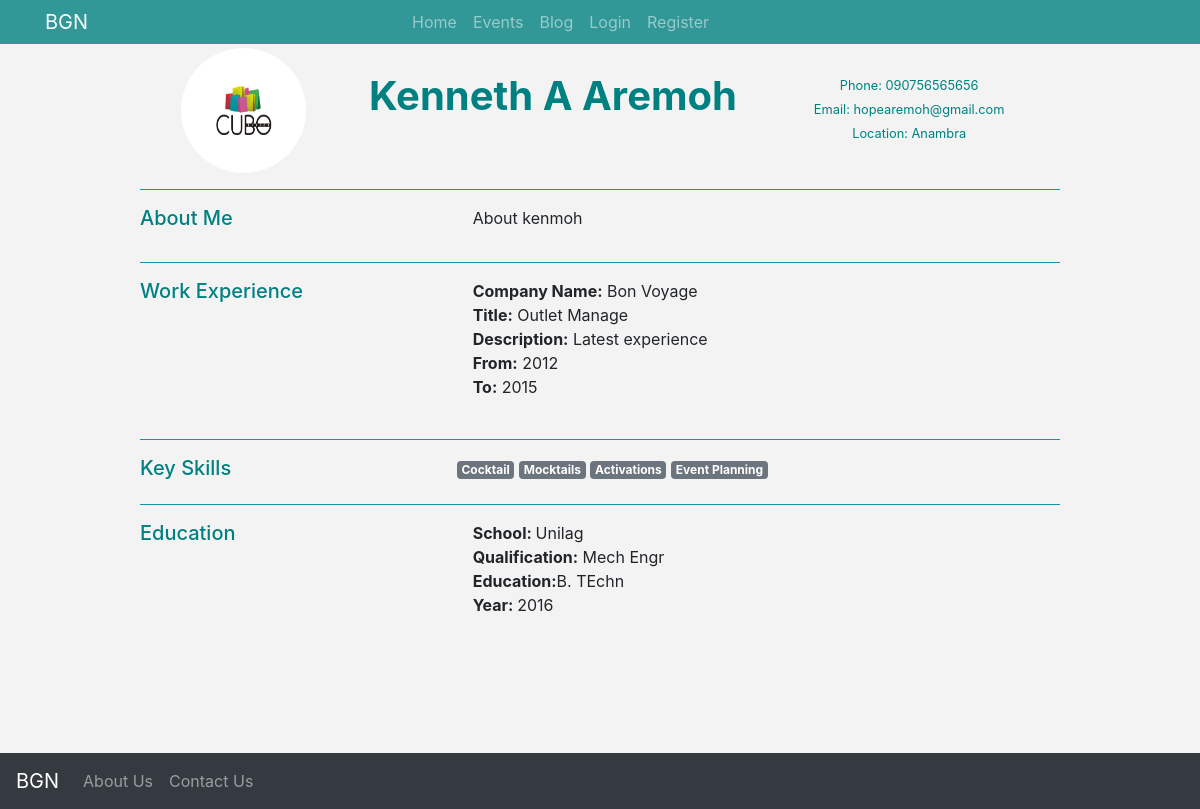
Screenshot of /accounts/profile/1 with the database file from the repository.
### accounts/models.py (models this page shows, shortened)
class User(AbstractUser):
    phone = models.CharField(max_length=35, unique=True)
    skills = models.CharField(max_length=1050)
    about_me = models.TextField()
    location = models.CharField(max_length=35, choices=STATE_CHOICES)
    profile_image = models.ImageField(upload_to='photos/%Y/%m/%d/', blank=True)
    is_approved = models.BooleanField(default=False)
    confirm_application = models.BooleanField(default=False)
    def skills_as_list(self):
        return self.skills.split(',')
    class Meta:
        verbose_name = 'Member'
        verbose_name_plural = 'All Members'

class Experience(models.Model):
    user = models.ForeignKey(User, on_delete=models.CASCADE, blank=True, null=True)
    company_name = models.CharField(max_length=255)
    job_title = models.CharField(max_length=255)
    year_from = models.IntegerField()
    year_to = models.IntegerField()
    job_description = models.TextField()

class Education(models.Model):
    user = models.ForeignKey(User, on_delete=models.CASCADE, blank=True, null=True)
    school = models.CharField(max_length=255)
    field_of_study = models.CharField(max_length=255)
    qualification = models.CharField(max_length=255)
    year = models.IntegerField()

### accounts/views.py (the view)
# urls.py: path('profile/<int:id>', views.profile, name='profile'),
def profile(request, id):
    user = get_object_or_404(User, pk=id)
    educations = Education.objects.all().filter(user=user)
    experiences = Experience.objects.all().filter(user=user)
    context = {
        'user': user,
        'educations': educations,
        'experiences': experiences
    }
    return render(request, 'accounts/profile.html', context)

### templates/accounts/profile.html (shortened to what this page needs)
{% extends "base.html" %}
{% load static %}
{% load crispy_forms_tags %}
{% block content %}
<section class="container mt-5">
	<div class="row justify-content-center">
		<div class="col-10">
			<div class="row justify-content-center ">
				<div class="col-sm-12 col-md-12 col-lg-3">
					{% if user.profile_image %}
					<img src="{{ user.profile_image.url }}" alt="..." class="rounded-circle mx-auto d-block" style="height:125px; width:125px;">
					{% else %}
					<img src="{% static 'img/cocktail.jpg' %}" alt="..." class="rounded-circle mx-auto d-block" style="height:125px; width:125px;">
					{% endif %}
				</div>
				<div class="col-sm-12 col-md-12 col-lg-5 mt-4 mb-0 pl-0">
					<h1 class="text-center teal-text font-weight-bold">{{ user.first_name|title }} {{ user.last_name|title }}</h1>
				</div>
				<div class="col-sm-12 col-md-12 col-lg-4 mt-4 pl-0">
					<p class="text-center m-0 teal-text"><small>Phone: {{ user.phone }} </small></p>
					<p class="text-center m-0 teal-text"><small>Email: {{ user.email }} </small></p>
					<p class="text-center m-0 teal-text"><small>Location: {{ user.location }} </small></p>
				</div>
			</div>
			<hr class="bg-info ">
		</div>
	</div>
</section>
<section class="container">
	<div class="row justify-content-center">
		<div class="col-10">
			<div class="row justify-content-center">
				<div class="col-4 ">
					<h5 class="teal-text">About Me</h5>
				</div>
				<div class="col-8 m-0">
					<p class="pl-3">{{ user.about_me }}</p>
				</div>
			</div>
			<hr class="bg-info ">
		</div>
	</div>
</section>
<section class="container">
	<div class="row justify-content-center">
		<div class="col-10">
			<div class="row justify-content-center">
				<div class="col-4 ">
					<h5 class="m-0 teal-text">Work Experience</h5>
				</div>
				<div class="col-8">
					{% for experience in experiences %}
					<p class="m-0 pl-3"><strong>Company Name:</strong> {{ experience.company_name }}</p>
					<p class="m-0 pl-3"><strong>Title:</strong> {{ experience.job_title }}</p>
					<p class="m-0 pl-3"><strong>Description:</strong> {{ experience.job_description }}</p>
					<p class="m-0 pl-3"><strong>From:</strong> {{ experience.year_from }}</p>
					<p class="m-0 pl-3"><strong>To:</strong> {{ experience.year_to}}</p>
					<br>
					{% endfor %}
				</div>
			</div>
			<hr class="bg-info ">
		</div>
	</div>
</section>
<section class="container">
	<div class="row justify-content-center">
		<div class="col-10">
			<div class="row justify-content-center">
				<div class="col-4">
					<h5 class="teal-text">
						Key Skills
					</h5>
				</div>
				<div class="col-8">
					{% for skill in user.skills_as_list %}
            <span class="badge badge-secondary">{{ skill }}</span>
            {% endfor %}
				</div>
			</div>
			<hr class="bg-info ">
		</div>
	</div>
</section>
<section class="container">
	<div class="row justify-content-center">
		<div class="col-10">
			<div class="row justify-content-center">
				<div class="col-4">
					<h5 class="teal-text">Education</h5>
				</div>
				<div class="col-8">
						{% for education in educations %}
						<p class="pl-3 m-0"><strong>School: </strong>{{ education.school }}</p>
						<p class="pl-3 m-0"><strong>Qualification:</strong> {{ education.field_of_study }}</p>
						<p class="pl-3 m-0"><strong>Education:</strong>{{ education.qualification }}</p>
						<p class="pl-3 m-0"><strong>Year: </strong>{{ education.year }}</p>
					<br>
					{% endfor %}
				</div>
			</div>
		</div>
	</div>
</section>
{% endblock %}

### templates/base.html (shortened to what this page needs)
{% load static %}
<!DOCTYPE html>
<html lang="en">
  <head>
    <link
      rel="stylesheet"
      href="{% static 'fontawesome-free-5.11.2-web/css/all.css' %}"
    />
    <link rel="stylesheet" href="{% static 'css/bootstrap.min.css' %}" />
    <link rel="stylesheet" href="{% static 'css/main.css' %}" />
  </head>
  <body>
    {% include "partials/_navbar.html" %}
    {% block content %}{% endblock content %}
    {% include "partials/_footer.html" %}
  </body>
</html>

### templates/partials/_navbar.html (shortened to what this page needs)
<header class="header_area">
  <nav class="navbar navbar-expand-lg navbar-dark fixed-top bg-nav">
      <div class="container">
        <a class="navbar-brand" href="{% url 'index' %}">BGN</a>
        <div class="collapse navbar-collapse" id="navbarNav">
          {% if request.user.is_authenticated %}
          <ul class="navbar-nav">
            <li {% if 'index' in request.path %} class="nav-item active" {% else %} class="nav-item" {% endif %}>
              <a class="nav-link" href="{% url 'index' %}"
                >Home </a
              >
            </li>
            <li {% if 'event' in request.path %} class="nav-item active" {% else %} class="nav-item" {% endif %}>
              <a class="nav-link" href="{% url 'event' %}">Events</a>
            </li>
            <li {% if 'blog' in request.path %} class="nav-item active" {% else %} class="nav-item" {% endif %}>
              <a class="nav-link" href="{% url 'blog' %}">Blog</a>
            </li>
            <li class="nav-item dropdown ">
              <a class="nav-link dropdown-toggle" id="navbarDropdown" role="button" data-toggle="dropdown" aria-haspopup="true" aria-expanded="false" > | Welcome <strong>{{ request.user|title }}</strong></a>
              <div class="dropdown-menu" aria-labelledby="navbarDropdown">
                <a href="{% url 'dashboard' user.id %}" class="dropdown-item">Dashboard</a>
                <div class="dropdown-divider"></div>
                <a href="{% url 'profile' user.id %}" class="dropdown-item">Profile</a>
                <div class="dropdown-divider"></div>
                <a class="dropdown-item" href="{% url 'logout' %}">Logout</a>
              </div>
            </li>
          </ul>
          {% else %}
          <ul class="navbar-nav">
            <li {% if 'index' in request.path %} class="nav-item active" {% else %} class="nav-item" {% endif %}>
              <a class="nav-link" href="{% url 'index' %}"
                >Home </a
              >
            </li>
            <li {% if 'event' in request.path %} class="nav-item active" {% else %} class="nav-item" {% endif %}>
              <a class="nav-link" href="{% url 'event' %}">Events</a>
            <li {% if 'blog' in request.path %} class="nav-item active" {% else %} class="nav-item" {% endif %}>
              <a class="nav-link" href="{% url 'blog' %}">Blog</a>
            </li>
            <li {% if 'login' in request.path %} class="nav-item active" {% else %} class="nav-item" {% endif %}>
              <a class="nav-link" href="{% url 'login' %}">Login</a>
            </li>
            <li {% if 'register' in request.path %} class="nav-item active" {% else %} class="nav-item" {% endif %}>
              <a class="nav-link" href="{% url 'register' %}">Register</a>
            </li>
          </ul>
          {% endif %}
        </div>
      </div>
    </nav>
</header>

### templates/partials/_footer.html (shortened to what this page needs)
<br><br><br><br><br><br><br>
<nav class="navbar fixed-bottom navbar-expand-sm navbar-dark bg-dark">
      <a class="navbar-brand" href="{% url 'index' %}">BGN</a>
      <div class="collapse navbar-collapse" id="navbarCollapse">
        <ul class="navbar-nav mr-auto">
          <li class="nav-item">
            <a class="nav-link" href="{% url 'about' %}">About Us </a>
          </li>
          <li class="nav-item">
            <a class="nav-link" href="{% url 'contact' %}">Contact Us</a>
          </li>
        </ul>
      </div>
    </nav>

### bgn/static/css/main.css (style rules this page uses)
body { background-color: rgba(0, 0, 0, 0.048); }
.teal-text { color: teal; }
.bg-nav { background-color: teal; padding-top: 2px; padding-bottom: 2px; opacity: 0.8; }

### rows the page displays
User: profile_image (picture), first_name "Kenneth A", last_name "Aremoh", phone "090756565656", email "hopearemoh@gmail.com", location "Anambra", about_me "About kenmoh"
Experience: company_name "Bon Voyage", job_title "Outlet Manage", job_description "Latest experience", year_from "2012", year_to "2015"
Education: school "Unilag", field_of_study "Mech Engr", qualification "B. TEchn", year "2016"

### other values shown
{{ skill }} "Cocktail" "Mocktails" "Activations" "Event Planning"
